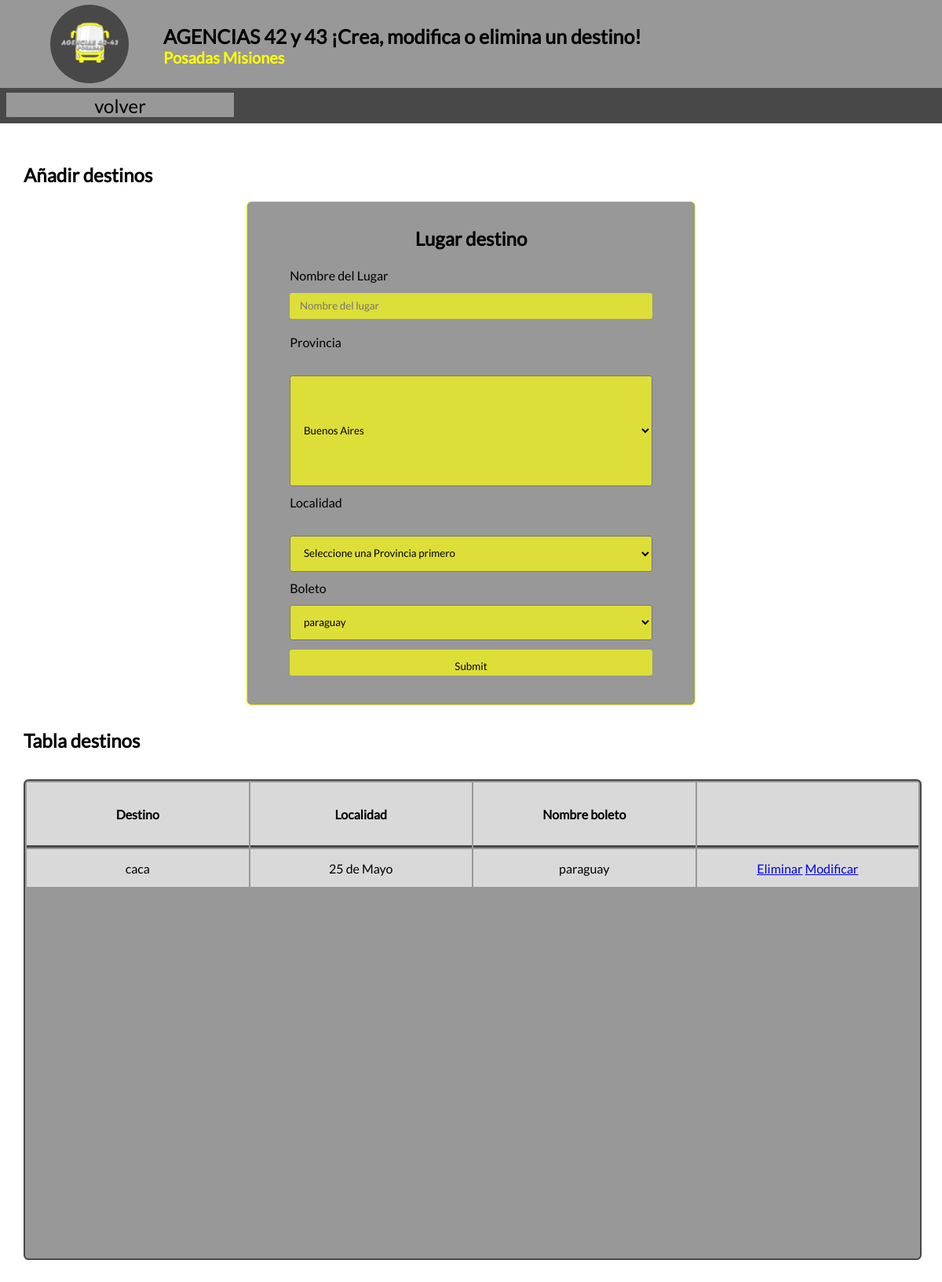
The app's page /Admin/lugar_destino.php (signed in), older data.
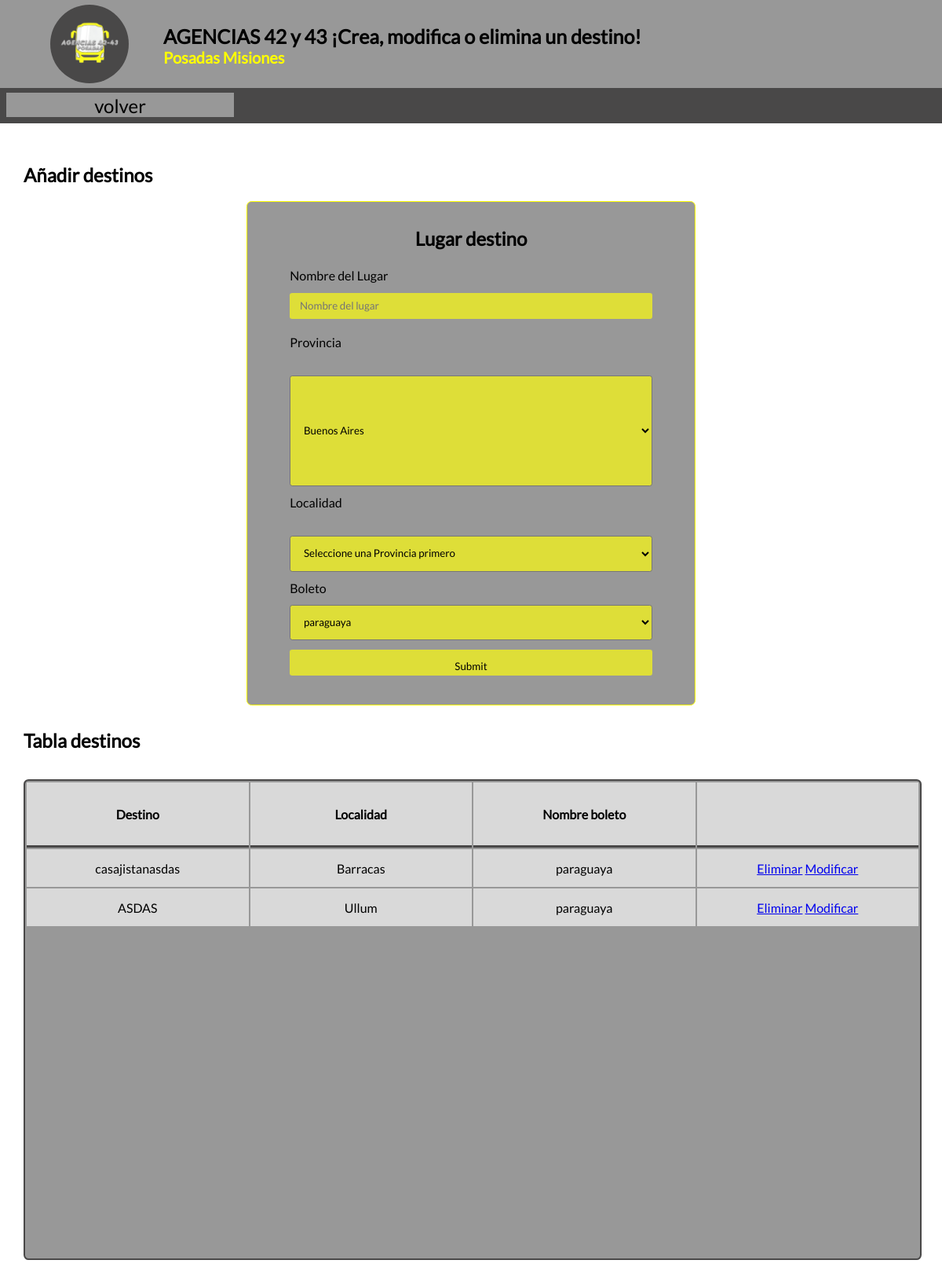
The same page, newer data.
### tables this page shows
CREATE TABLE `destino` (
  `DestinoID` int(5) NOT NULL,
  `Nombre` varchar(1000) NOT NULL,
  `LocalidadID` int(5) DEFAULT NULL,
  `BoletoID` int(5) DEFAULT NULL
);

CREATE TABLE `localidad` (
  `LocalidadID` int(5) NOT NULL,
  `ProvinciaID` int(5) DEFAULT NULL,
  `Localidad` varchar(100) NOT NULL
);

CREATE TABLE `boleto` (
  `BoletoID` int(5) NOT NULL,
  `NombreBoleto` varchar(100) NOT NULL,
  `InicioDestino` varchar(100) NOT NULL DEFAULT 'Terminal de Posadas Misiones',
  `Precio` float NOT NULL,
  `TipoboletoID` int(5) DEFAULT NULL,
  `HorarioID` int(5) DEFAULT NULL,
  `CantidadPersonas` int(100) NOT NULL,
  `localID` int(5) DEFAULT 1,
  `IdaYvuelta` varchar(10) NOT NULL
);

### libraries/functions.php (the view, shortened to what this page needs)
<?php
    function QueryAndGetData($query){
        include "conexion.php";
        try{
            if($ejecucion = mysqli_query($conexion, $query)){
                return $ejecucion;
            }
            else{
                throw new Exception(mysqli_error($conexion));
                return false;
            }
        }catch(Exeption $Error){
            $Error = $error->getMessage();
            ErrorLog2($Error);
        }
    }
    function options($query){
        if($data = QueryAndGetData($query)){
            while($row = mysqli_fetch_assoc($data)){
                $values = array_values($row);
                echo "<option value=".$values[0]."> ".$values[1]."</option>";
            }
        }
        else{
            echo "<option> no hay todavia</option>";
        }
    }
    function filas($query, $cantidad_columnas, $nametable, $campo){
        if($data = QueryAndGetData($query)){
            while($row = mysqli_fetch_assoc($data)){
                echo "<tr>";
                $values = array_values($row);
                for($n = 1; $n <= $cantidad_columnas; $n++){
                    echo "<td>".$values[$n]."</td>";
                }
                echo "<td>
                    <a href='delete.php?tabla=$nametable&id=".$values[0]."&campo=".$campo."'>Eliminar</a>
                ";
                echo "
                    <a href='?id=".$values[0]."'>Modificar</a>
                </td>";
                echo "</tr>";
            }
        }
        else{
            echo "<div>vacio</div>";
        }
    }
?>

### Admin/lugar_destino.php (shortened to what this page needs)
<!DOCTYPE html>
<html lang="ES">
<head>
    <link rel="stylesheet" type="text/css" href="assets/css/style.css">
</head>
    <body  id="bodyE">
        <?php
            include "querys.php";
        ?>
        <header id="header">
            <section class="header-section">
                <article class="h-s-article">
                    <div class="h-s-a__div">
                        <img class="h-s-a-d__img"src="imgs/iconoEmpresa.png" alt="" />
                    </div>
                    <div class="h-s-a__div">
                        <h1 class="h-s-a-d__h1">AGENCIAS 42 y 43 ¡Crea, modifica o elimina un destino!</h1>
                        <h3 class="h-s-a-d__h3">Posadas Misiones</h3>
                    </div>
                </article>
                <article >
                    <nav class="h-s-a__nav">
                        <ul>
                            <li class="h-s-a-n-li"><a class="h-s-a-n-l__a" href="menu.php">volver</a></li>
                        </ul>
                    </nav>
                </article>
            </section>
        </header>
        <main id="mainE">
            <section class="mb_section">
                <h2 id="addh2">Añadir destinos</h2>
                <article class="mb-s__article" id="add">
                    <form action="add.php"  class="mb-s-a__form" method="POST">
                        <h2>Lugar destino</h2>
                        <label for="Nombre">Nombre del Lugar</label>
                        <input type="text" id="Nombre" name="Nombre" placeholder="Nombre del lugar" required>
                        <label for="Provincia">Provincia</label>
                        <select name="Provincia" id="Provincia" required>
                            <?php
                                options($select_provincia);
                            ?>
                        </select>
                        <label for="Localidad">Localidad</label>
                        <select name="Localidad" id="Localidad" required>
                            <option value="">Seleccione una Provincia primero</option>
                        </select>
                        <label for="Boleto">Boleto</label>
                        <select name="Boleto" id="Boleto">
                            <?php
                                options($boleto);
                            ?>
                        </select>
                        <input type="submit" id="" name="AnadirLugar">
                    </form>
                </article>
                <h2>Tabla destinos</h2>
                <article class="mb-s__article">
                    <table>
                        <tr>
                            <th>Destino</th>
                            <th>Localidad</th>
                            <th>Nombre boleto</th>
                            <th></th>
                        </tr>
                        <?php
                            filas($destino,3, "destino", "DestinoID");
                        ?>
                    </table>
                </article>
            </section>
        </main>
    </body>
</html>

Row changes from the older to the newer data that the page shows:
removed destino: Nombre "caca", LocalidadID.Localidad "25 de Mayo", BoletoID.NombreBoleto "paraguay"
added destino: Nombre "casajistanasdas", LocalidadID.Localidad "Barracas", BoletoID.NombreBoleto "paraguaya"
added destino: Nombre "ASDAS", LocalidadID.Localidad "Ullum", BoletoID.NombreBoleto "paraguaya"
Text that changed along with them:
form field Boleto: "paraguay" → "paraguaya"
